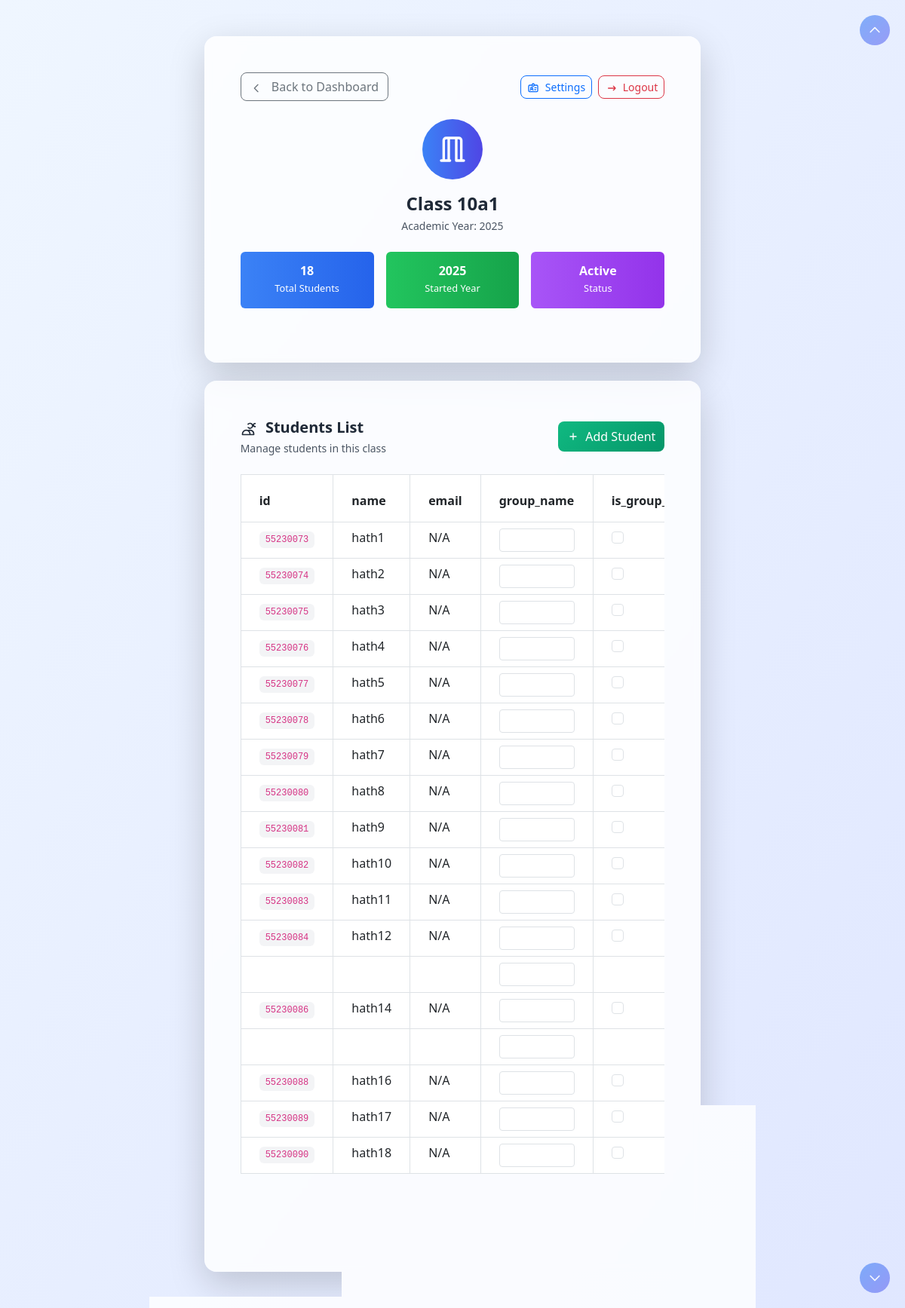
The app's page /viewcl?name=10a1&year=2025 (signed in) with its own data.
### tables this page shows
CREATE TABLE student_to_classes (   
  id TEXT NOT NULL,
  student_name TEXT NOT NULL,       
  class_name TEXT NOT NULL,
  started_year INTEGER NOT NULL,    
  group_name text DEFAULT '',       
  is_group_leader integer DEFAULT 0,
  absent integer default 0,
  grade TEXT DEFAULT '{}',
  PRIMARY KEY (id, class_name, started_year),
  FOREIGN KEY (id) REFERENCES users(id),
  FOREIGN KEY (class_name, started_year) REFERENCES classes(class_name, started_year)
);

### main.py (the view)
@app.route('/viewcl', methods=['GET'])
def view_class():
    if 'id' not in session:
        return redirect(url_for('login'))
    if session['id'] != admin_id:
        return "may thang nhoc con"
    class_name = request.args.get('name')
    class_started_year = request.args.get('year')
    db = get_db()
    try:
        class_exists = db.execute(
            "SELECT * FROM classes WHERE class_name = ? AND started_year = ?",
            (class_name, int(class_started_year))
        ).fetchone()
        if not class_exists:
            flash(f'Class "{class_name}" not found', 'error')
            return redirect(url_for('serve_main'))
        cursor = db.execute(
            '''
            SELECT
                stc.id,
                stc.student_name,
                stc.class_name,
                stc.started_year,
                stc.group_name,
                stc.is_group_leader,
                stc.absent,
                stc.grade,
                u.email
            FROM student_to_classes AS stc
            JOIN users AS u ON stc.id = u.id
            WHERE stc.class_name = ? AND stc.started_year = ?
            ''',
            (class_name, int(class_started_year))
        )
        student_list = cursor.fetchall()
        return render_template("class_view.html",
                             student_list=student_list,
                             class_name=class_name,
                             year=class_started_year)
    except Exception as e:
        flash(f'Error loading class: {str(e)}', 'error')
        return redirect(url_for('serve_main'))
    finally:
        db.close()

### main.py (called while the page is built)
def from_json_filter(value):
    if value:
        return json.loads(value)
    return {}

def get_db():
    conn = sqlite3.connect(database_path)
    conn.row_factory = sqlite3.Row
    return conn

### templates/class_view.html (shortened to what this page needs)
<!DOCTYPE html>
<html lang="en">
<head>
    <link href="https://cdn.jsdelivr.net/npm/bootstrap@5.3.0/dist/css/bootstrap.min.css" rel="stylesheet">
    <script src="https://cdn.tailwindcss.com"></script>
</head>
<body class="bg-gradient-to-br from-blue-50 to-indigo-100 min-h-screen">
    <div class="container py-5">
        <div class="row justify-content-center">
            <div class="col-lg-10 col-xl-8">
                <div class="card shadow-lg border-0 rounded-4 bg-white/80 backdrop-blur-sm mb-4">
                    <div class="card-body p-5">
                        <div class="d-flex justify-content-between align-items-center mb-4">
                            <a href="{{ url_for('serve_main') }}" class="btn btn-outline-secondary rounded-3">
                                <svg class="w-4 h-4 inline-block me-2" fill="none" stroke="currentColor" viewBox="0 0 24 24">
                                    <path stroke-linecap="round" stroke-linejoin="round" stroke-width="2" d="M15 19l-7-7 7-7" />
                                </svg>
                                Back to Dashboard
                            </a>
                            <div class="d-flex gap-2">
                                <a href="/classsettings?name={{ class_name }}&year={{ year }}" class="btn btn-outline-primary btn-sm rounded-3">
                                    Settings
                                </a>
                                <a href="{{ url_for('logout') }}" class="btn btn-outline-danger btn-sm rounded-3">
                                    <svg class="w-4 h-4 inline-block me-1" fill="none" stroke="currentColor" viewBox="0 0 24 24">
                                        <path stroke-linecap="round" stroke-linejoin="round" stroke-width="2" d="M17 16l4-4m0 0l-4-4m4 4H7" />
                                    </svg>
                                    Logout
                                </a>
                            </div>
                        </div>
                        <div class="text-center mb-4">
                            <div class="bg-gradient-to-r from-blue-500 to-indigo-600 w-20 h-20 rounded-full mx-auto mb-3 flex items-center justify-center">
                                <svg class="w-10 h-10 text-white" fill="none" stroke="currentColor" viewBox="0 0 24 24">
                                    <path stroke-linecap="round" stroke-linejoin="round" stroke-width="2" d="M19 21V5a2 2 0 00-2-2H7a2 2 0 00-2 2v16m14 0h2m-2 0h-4m-5 0H3m2 0h4M9 3v18m6-18v18" />
                                </svg>
                            </div>
                            <h2 class="text-2xl font-bold text-gray-800 mb-1">Class {{ class_name }}</h2>
                            <p class="text-gray-600 text-sm">Academic Year: {{ year }}</p>
                        </div>
                        <div class="row g-3 mb-4">
                            <div class="col-md-4">
                                <div class="card bg-gradient-to-r from-blue-500 to-blue-600 text-white border-0">
                                    <div class="card-body text-center py-3">
                                        <h4 class="card-title font-bold mb-0">{{ student_list|length }}</h4>
                                        <small>Total Students</small>
                                    </div>
                                </div>
                            </div>
                            <div class="col-md-4">
                                <div class="card bg-gradient-to-r from-green-500 to-green-600 text-white border-0">
                                    <div class="card-body text-center py-3">
                                        <h4 class="card-title font-bold mb-0">{{ year }}</h4>
                                        <small>Started Year</small>
                                    </div>
                                </div>
                            </div>
                            <div class="col-md-4">
                                <div class="card bg-gradient-to-r from-purple-500 to-purple-600 text-white border-0">
                                    <div class="card-body text-center py-3">
                                        <h4 class="card-title font-bold mb-0">Active</h4>
                                        <small>Status</small>
                                    </div>
                                </div>
                            </div>
                        </div>
                    </div>
                </div>
                <div class="card shadow-lg border-0 rounded-4 bg-white/80 backdrop-blur-sm">
                    <div class="card-body p-5">
                        <div class="d-flex justify-content-between align-items-center mb-4">
                            <div>
                                <h5 class="text-xl font-bold text-gray-800 mb-1">
                                    <svg class="w-5 h-5 inline-block me-2" fill="none" stroke="currentColor" viewBox="0 0 24 24">
                                        <path stroke-linecap="round" stroke-linejoin="round" stroke-width="2" d="M12 4.354a4 4 0 110 5.292M15 21H3v-1a6 6 0 0112 0v1zm0 0h6v-1a6 6 0 00-9-5.197m13.5-9a2.5 2.5 0 11-5 0 2.5 2.5 0 015 0z" />
                                    </svg>
                                    Students List
                                </h5>
                                <p class="text-gray-600 text-sm mb-0">Manage students in this class</p>
                            </div>
                            <button class="btn text-white font-medium rounded-3 transition-all duration-200 hover:scale-105 active:scale-95 py-2" style="background: linear-gradient(135deg, #10b981 0%, #059669 100%); border: none; height: 40px;" data-bs-toggle="modal" data-bs-target="#addStudentModal">
                                <span class="d-flex align-items-center justify-content-center">
                                    <svg class="w-4 h-4 me-2" fill="none" stroke="currentColor" viewBox="0 0 24 24">
                                        <path stroke-linecap="round" stroke-linejoin="round" stroke-width="2" d="M12 6v6m0 0v6m0-6h6m-6 0H6" />
                                    </svg>
                                    Add Student
                                </span>
                            </button>
                        </div>
                        {% if student_list %}
                        <div class="table-responsive">
                            <table class="table table-hover table-bordered rounded-3" id="studentTable">
                                <thead class="bg-gradient-to-r from-blue-500 to-indigo-600 text-white">
                                    <tr>
                                        <th scope="col" class="px-4 py-3">id</th>
                                        <th scope="col" class="px-4 py-3">name</th>
                                        <th scope="col" class="px-4 py-3">email</th>
                                        <th scope="col" class="px-4 py-3">group_name</th>
                                        <th scope="col" class="px-4 py-3">is_group_leader</th>
                                    </tr>
                                </thead>
                                <tbody>
                                    {% for student in student_list %}
                                    <tr class="hover:bg-gray-50 transition-all duration-200" data-student-id="{{ student.id }}">
                                        <td class="px-4 py-2">
                                            <code class="bg-gray-100 px-2 py-1 rounded text-xs">{{ student.id }}</code>
                                        </td>
                                        <td class="px-4 py-2">{{ student.student_name or 'Unknown' }}</td>
                                        <td class="px-4 py-2">{{ student.email or 'N/A' }}</td>
                                        <td class="px-4 py-2">
                                            <input type="text" class="form-control form-control-sm group-name-input" data-student-id="{{ student.id }}" value="{{ student.group_name if student.group_name is defined else '' }}" style="width: 100px;">
                                        </td>
                                        <td class="px-4 py-2">
                                            <input type="checkbox" class="form-check-input is-group-leader-input" data-student-id="{{ student.id }}" {% if student.is_group_leader is defined and student.is_group_leader %}checked{% endif %}>
                                        </td>
                                    </tr>
                                    {% endfor %}
                                </tbody>
                            </table>
                        </div>
                        <div class="text-center mt-4">
                            <button id="updateGradesButton" class="btn text-white font-medium rounded-3 transition-all duration-200 hover:scale-105 active:scale-95 py-2 px-4" style="background: linear-gradient(135deg, #3b82f6 0%, #6366f1 100%);">
                            </button>
                        </div>
                        {% endif %}
                    </div>
                </div>
            </div>
        </div>
    </div>
    <div id="scrollTopBtn" class="scroll-btn" role="button" aria-label="Scroll to top">
        <svg fill="none" stroke="currentColor" viewBox="0 0 24 24">
            <path stroke-linecap="round" stroke-linejoin="round" stroke-width="2" d="M5 15l7-7 7 7" />
        </svg>
    </div>
    <div id="scrollBottomBtn" class="scroll-btn" role="button" aria-label="Scroll to bottom">
        <svg fill="none" stroke="currentColor" viewBox="0 0 24 24">
            <path stroke-linecap="round" stroke-linejoin="round" stroke-width="2" d="M19 9l-7 7-7-7" />
        </svg>
    </div>
</body>
</html>

### templates/class_view.html (style rules this page uses)
th { max-width: 150px; white-space: nowrap; overflow: hidden; text-overflow: ellipsis; }
.table-responsive { overflow-x: auto; cursor: grab; user-select: none; }
.scroll-btn { position: fixed; right: 20px; width: 40px; height: 40px; background: linear-gradient(135deg, #3b82f6 0%, #6366f1 100%); opacity: 0.6; border-radius: 50%; display: flex; align-items: center; justify-content: center; cursor: pointer; transition: opacity 0.3s ease, transform 0.2s ease; z-index: 1000; }
#scrollTopBtn { top: 20px; }
#scrollBottomBtn { bottom: 20px; }
.scroll-btn svg { width: 20px; height: 20px; color: white; }

### records on screen
student_to_classes: id "55230073", student_name "hath1", email "N/A"
student_to_classes: id "55230074", student_name "hath2", email "N/A"
student_to_classes: id "55230075", student_name "hath3", email "N/A"
student_to_classes: id "55230076", student_name "hath4", email "N/A"
student_to_classes: id "55230077", student_name "hath5", email "N/A"
student_to_classes: id "55230078", student_name "hath6", email "N/A"
student_to_classes: id "55230079", student_name "hath7", email "N/A"
student_to_classes: id "55230080", student_name "hath8", email "N/A"
student_to_classes: id "55230081", student_name "hath9", email "N/A"
student_to_classes: id "55230082", student_name "hath10", email "N/A"
student_to_classes: id "55230083", student_name "hath11", email "N/A"
student_to_classes: id "55230084", student_name "hath12", email "N/A"
student_to_classes: id "55230086", student_name "hath14", email "N/A"
student_to_classes: id "55230088", student_name "hath16", email "N/A"
student_to_classes: id "55230089", student_name "hath17", email "N/A"
student_to_classes: id "55230090", student_name "hath18", email "N/A"

### other values on screen
{{ class_name }} "10a1"
{{ year }} "2025"
{{ student_list|length }} "18"
